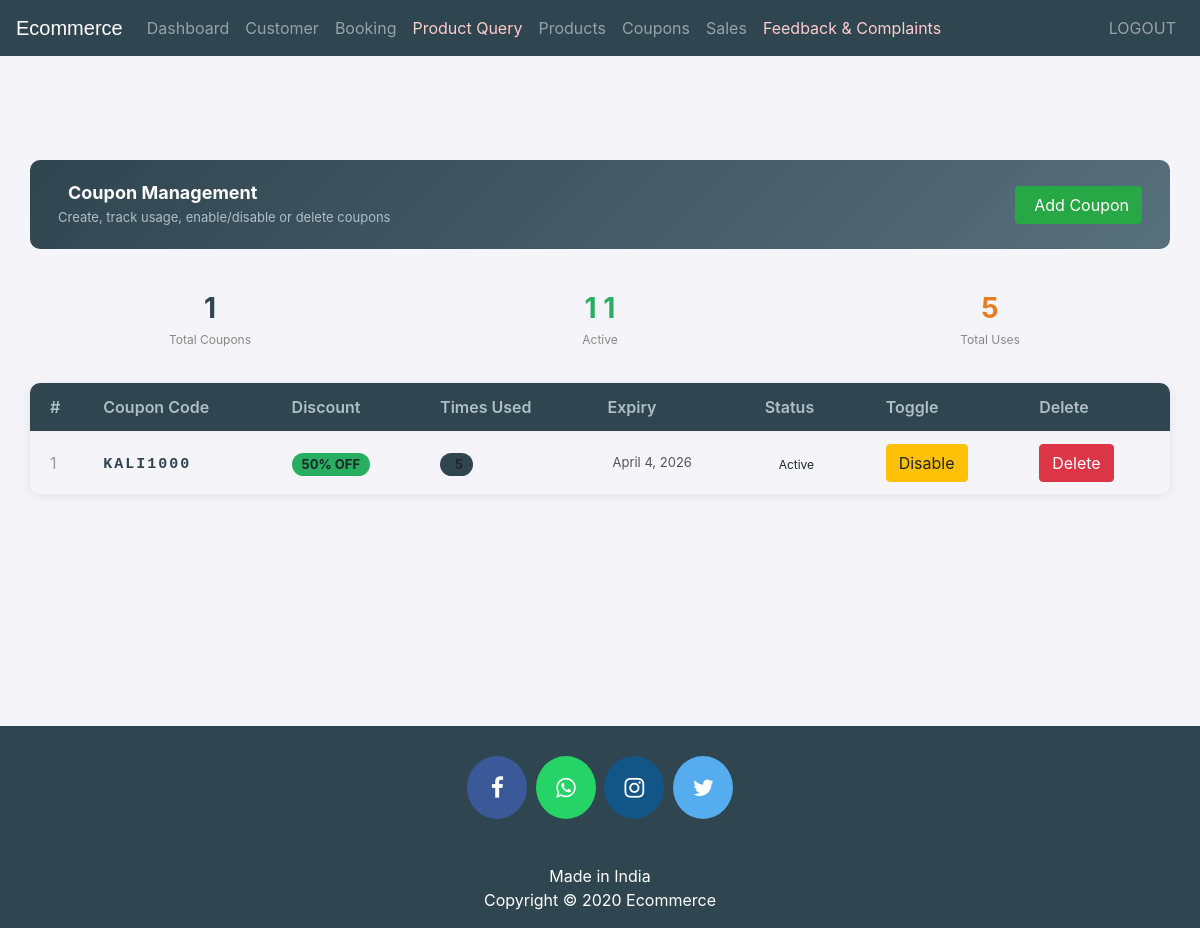
Page /admin-coupons (signed in) on the committed database.
### ecom/models.py (models this page shows, shortened)
class Coupon(models.Model):
    code = models.CharField(max_length=50, unique=True)
    discount_percent = models.PositiveIntegerField(default=10)
    active = models.BooleanField(default=True)
    expiry = models.DateField(null=True, blank=True)
    usage_count = models.PositiveIntegerField(default=0)

### ecom/views.py (the view)
# urls.py: path('admin-coupons', views.admin_coupon_list_view, name='admin-coupons'),
@login_required(login_url='adminlogin')
def admin_coupon_list_view(request):
    coupons = models.Coupon.objects.all().order_by('-id')
    return render(request, 'ecom/admin_coupons.html', {'coupons': coupons})

### templates/ecom/admin_coupons.html (shortened to what this page needs)
{% extends 'ecom/admin_base.html' %}
{% load static %}
{% block content %}
<div class="container coupon-page">
  <div class="coupon-header">
    <div>
      <h4>Coupon Management</h4>
      <p>Create, track usage, enable/disable or delete coupons</p>
    </div>
    <a href="{% url 'admin-add-coupon' %}" class="btn btn-success">
       Add Coupon
    </a>
  </div>
  <div class="row" style="margin-bottom:20px;">
    <div class="col-sm-4">
      <div class="panel panel-default" style="border-radius:8px; text-align:center; padding:14px 10px; margin:0;">
        <div style="font-size:28px; font-weight:700; color:#2F4550;">{{ coupons|length }}</div>
        <div style="font-size:12px; color:#888; margin-top:2px;">Total Coupons</div>
      </div>
    </div>
    <div class="col-sm-4">
      <div class="panel panel-default" style="border-radius:8px; text-align:center; padding:14px 10px; margin:0;">
        <div style="font-size:28px; font-weight:700; color:#27ae60;">
          {% with active_count=0 %}
            {% for c in coupons %}{% if c.active %}{{ forloop.counter|add:"0" }}{% endif %}{% endfor %}
          {% endwith %}
          {{ coupons|dictsort:"active"|length }}
        </div>
        <div style="font-size:12px; color:#888; margin-top:2px;">Active</div>
      </div>
    </div>
    <div class="col-sm-4">
      <div class="panel panel-default" style="border-radius:8px; text-align:center; padding:14px 10px; margin:0;">
        <div style="font-size:28px; font-weight:700; color:#e67e22;" id="total-uses">—</div>
        <div style="font-size:12px; color:#888; margin-top:2px;">Total Uses</div>
      </div>
    </div>
  </div>
  <div class="panel panel-default" style="border-radius:10px; box-shadow:0 2px 12px rgba(0,0,0,0.08); overflow:hidden;">
    <div class="table-responsive">
      <table class="table coupon-table" style="margin-bottom:0;">
        <thead>
          <tr>
            <th style="padding-left:20px;">#</th>
            <th>Coupon Code</th>
            <th>Discount</th>
            <th>Times Used</th>
            <th>Expiry</th>
            <th>Status</th>
            <th>Toggle</th>
            <th>Delete</th>
          </tr>
        </thead>
        <tbody>
        {% for coupon in coupons %}
          <tr class="coupon-row" data-usage="{{ coupon.usage_count }}">
            <td style="padding-left:20px; color:#999;">{{ forloop.counter }}</td>
            <td>
              <span class="code-text">{{ coupon.code }}</span>
            </td>
            <td>
              <span class="badge badge-discount">{{ coupon.discount_percent }}% OFF</span>
            </td>
            <td>
              <span class="badge badge-usage">
                {{ coupon.usage_count }}
              </span>
            </td>
            <td style="color:#555; font-size:13px;">
              {% if coupon.expiry %}
                {{ coupon.expiry }}
              {% else %}
                <span class="text-muted">No expiry</span>
              {% endif %}
            </td>
            <td>
              {% if coupon.active %}
                <span class="label label-success" style="font-size:12px; padding:5px 10px;">
                  Active
                </span>
              {% else %}
                <span class="label label-default" style="font-size:12px; padding:5px 10px;">
                  <span class="glyphicon glyphicon-remove" style="margin-right:4px;"></span>Inactive
                </span>
              {% endif %}
            </td>
            <td>
              <a href="{% url 'admin-toggle-coupon' coupon.id %}"
                 class="btn btn-xs {% if coupon.active %}btn-warning{% else %}btn-success{% endif %}"
                 style="min-width:80px;"
                 onclick="return confirm('{% if coupon.active %}Disable{% else %}Enable{% endif %} coupon &quot;{{ coupon.code }}&quot;?')">
                {% if coupon.active %}
                   Disable
                {% else %}
                  <span class="glyphicon glyphicon-ok-circle"></span> Enable
                {% endif %}
              </a>
            </td>
            <td>
              <a href="{% url 'admin-delete-coupon' coupon.id %}"
                 class="btn btn-danger btn-xs"
                 onclick="return confirm('Delete coupon &quot;{{ coupon.code }}&quot;? This cannot be undone.')">
                 Delete
              </a>
            </td>
          </tr>
        {% endfor %}
        </tbody>
      </table>
    </div>
  </div>
</div>
{% endblock content %}

### templates/ecom/admin_base.html (style rules this page uses)
body { background-color: #F4F4F9; }
p { text-align: center; }

### templates/ecom/admin_coupons.html (style rules this page uses)
.coupon-page { padding: 80px 0 40px 0; }
.coupon-header { background: linear-gradient(135deg, #2F4550 0%, #586F7C 100%); border-radius: 10px; padding: 22px 28px; margin-bottom: 24px; display: flex; align-items: center; justify-content: space-between; flex-wrap: wrap; gap: 12px; }
.coupon-header h4 { margin: 0; color: #fff; font-weight: 700; font-size: 18px; }
.coupon-header p { margin: 4px 0 0; color: #b0bec5; font-size: 13px; }
.coupon-table thead { background-color: #2F4550; }
.coupon-table thead th { color: #b0bec5 !important; font-weight: 600; border: none; vertical-align: middle; white-space: nowrap; }
.coupon-table tbody td { vertical-align: middle; border-color: #eef0f3; }
.badge-discount { background-color: #27ae60; font-size: 13px; padding: 5px 10px; border-radius: 20px; }
.badge-usage { background-color: #2F4550; font-size: 13px; padding: 5px 10px; border-radius: 20px; }
.code-text { font-size: 15px; font-weight: 700; letter-spacing: 2px; color: #2F4550; font-family: monospace; }

### rows in the picture
Coupon: code "KALI1000", discount_percent "50", usage_count "5", expiry "April 4, 2026", active "Active"

### other values in the picture
{{ coupons|length }} "1"
{{ coupons|dictsort:"active"|length }} "1"
